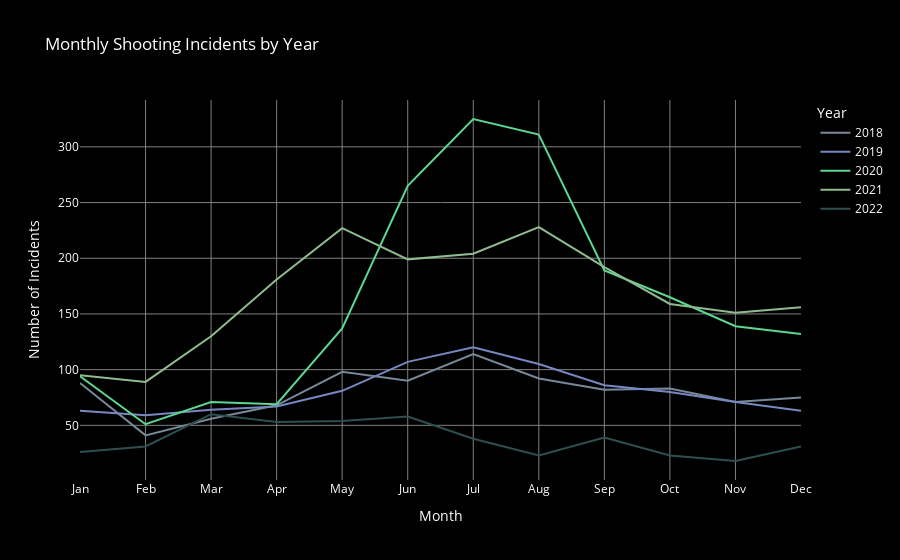

This figure's notebook cell:
### Markdown cell above
The noticeable increase in shooting incidents during 2020 and 2021 called for careful analysis to identify patterns and contributing factors. Because of potential inaccuracies due to high missing data in columns like age, perpetrator race, sex, location and incident description these factors were set aside. Instead, we focused on the yearly incidents, different map plot and race to spot clear trends. Comparing data from 2020 and 2021 to earlier and later years showed the spike clearly, with 2020 reaching the highest number of incidents in recent years. 

An analysis of victim race each year showed that while overall shootings have gone down, the distribution across racial groups remained largely unchanged. 

The heatmap of race-on-race crime percentages showed that most incidents happened between people of the same race, with "Black-on-Black" crimes being the most frequent. The increase in shootings in 2020 and 2021 was unusual but consistent across different groups, suggesting widespread underlying issues. Although the overall decline in shootings is encouraging, the uneven impact on certain racial groups remains a concern. Understanding these trends will help shape focused policies and allocate resources for violence prevention and support programs.

### Code cell
# Convert 'OCCUR_DATE' to datetime if it's not already
cleaned_data['OCCUR_DATE'] = pd.to_datetime(cleaned_data['OCCUR_DATE'])


# Extract year and month
cleaned_data['YEAR'] = cleaned_data['OCCUR_DATE'].dt.year
cleaned_data['MONTH'] = cleaned_data['OCCUR_DATE'].dt.month

# Group by year and month and count the occurrences
monthly_crime_data = cleaned_data.groupby(['YEAR', 'MONTH']).size().reset_index(name='INCIDENTS')


# keep only last 5 years
monthly_crime_data = monthly_crime_data[monthly_crime_data['YEAR'] >=2018]

# Calculate maximum incidents per year for color scaling
max_incidents_per_year = monthly_crime_data.groupby('YEAR')['INCIDENTS'].max()

# Normalize these values to a 0-1 range for color mapping, set a minimum opacity
min_opacity = 0.2  # Adjust minimum opacity here
norm = (max_incidents_per_year - max_incidents_per_year.min()) / (max_incidents_per_year.max() - max_incidents_per_year.min()) * (1 - min_opacity) + min_opacity

# Map these normalized values back to the main DataFrame
monthly_crime_data['COLOR'] = monthly_crime_data['YEAR'].map(norm)

# Make sure we have enough colors for the number of years, repeat if needed
unique_years = monthly_crime_data['YEAR'].unique()
if len(discrete_colorscale) < len(unique_years):
    num_repeats = -(-len(unique_years) // len(discrete_colorscale))  # Ceiling division
    discrete_colorscale = (discrete_colorscale * num_repeats)[:len(unique_years)]

# Map years to colors
# year_to_color = {year: color for year, color in zip(unique_years, discrete_colorscale)}
# year_to_color[2020] = emphasis_color  # Assign the emphasis color to 2020

# Create the plot using Graph Objects for more control
fig = go.Figure()

# Add each year as a separate trace
for year in unique_years:
    year_data = monthly_crime_data[monthly_crime_data['YEAR'] == year]
    fig.add_trace(go.Scatter(
        x=year_data['MONTH'], 
        y=year_data['INCIDENTS'], 
        mode='lines',
        name=str(year),
        line=dict(color=year_to_color[year])  # Apply color based on the year
    ))

# Update the layout to add customizations
fig.update_layout(
    title='Monthly Shooting Incidents by Year',
    xaxis=dict(
        title='Month',
        tickmode='array',
        tickvals=list(range(1, 13)),
        ticktext=['Jan', 'Feb', 'Mar', 'Apr', 'May', 'Jun', 'Jul', 'Aug', 'Sep', 'Oct', 'Nov', 'Dec'],
        gridcolor='gray',
    ),
    yaxis=dict(
        title='Number of Incidents',
        gridcolor='gray',
    ),
    legend_title_text='Year',
    plot_bgcolor='black',  # Set the plotting area background to black
    paper_bgcolor='black',  # Set the entire chart background to black
    font=dict(
        color='white'  # Ensure all default text (like legend, annotations) is white
    )
    # margin=dict(l=30, r=20, t=60, b=20)
)

fig.show()
pio.write_html(fig, file='monthly_shootings_per_year.html', auto_open=False)

### Figure 1 — Plotly figure (JSON) as saved in the notebook; plotly's stock layout.template omitted (floating-point values rounded to 4 significant figures)
{"data": [{"line": {"color": "rgb(119,136,153)"}, "mode": "lines", "name": "2018", "type": "scatter", "x": [1, 2, 3, 4, 5, 6, 7, 8, 9, 10, 11, 12], "y": [88, 41, 56, 68, 98, 90, 114, 92, 82, 83, 71, 75]}, {"line": {"color": "rgb(119,136,192)"}, "mode": "lines", "name": "2019", "type": "scatter", "x": [1, 2, 3, 4, 5, 6, 7, 8, 9, 10, 11, 12], "y": [63, 59, 64, 67, 81, 107, 120, 105, 86, 80, 71, 63]}, {"line": {"color": "rgb(93,214,145)"}, "mode": "lines", "name": "2020", "type": "scatter", "x": [1, 2, 3, 4, 5, 6, 7, 8, 9, 10, 11, 12], "y": [94, 51, 71, 69, 137, 265, 325, 311, 189, 165, 139, 132]}, {"line": {"color": "rgb(143,188,143)"}, "mode": "lines", "name": "2021", "type": "scatter", "x": [1, 2, 3, 4, 5, 6, 7, 8, 9, 10, 11, 12], "y": [95, 89, 130, 181, 227, 199, 204, 228, 192, 159, 151, 156]}, {"line": {"color": "rgb(47,79,79)"}, "mode": "lines", "name": "2022", "type": "scatter", "x": [1, 2, 3, 4, 5, 6, 7, 8, 9, 10, 11, 12], "y": [26, 31, 60, 53, 54, 58, 38, 23, 39, 23, 18, 31]}], "layout": {"font": {"color": "white"}, "legend": {"title": {"text": "Year"}}, "paper_bgcolor": "black", "plot_bgcolor": "black", "title": {"text": "Monthly Shooting Incidents by Year"}, "xaxis": {"gridcolor": "gray", "tickmode": "array", "ticktext": ["Jan", "Feb", "Mar", "Apr", "May", "Jun", "Jul", "Aug", "Sep", "Oct", "Nov", "Dec"], "tickvals": [1, 2, 3, 4, 5, 6, 7, 8, 9, 10, 11, 12], "title": {"text": "Month"}}, "yaxis": {"gridcolor": "gray", "title": {"text": "Number of Incidents"}}}}
